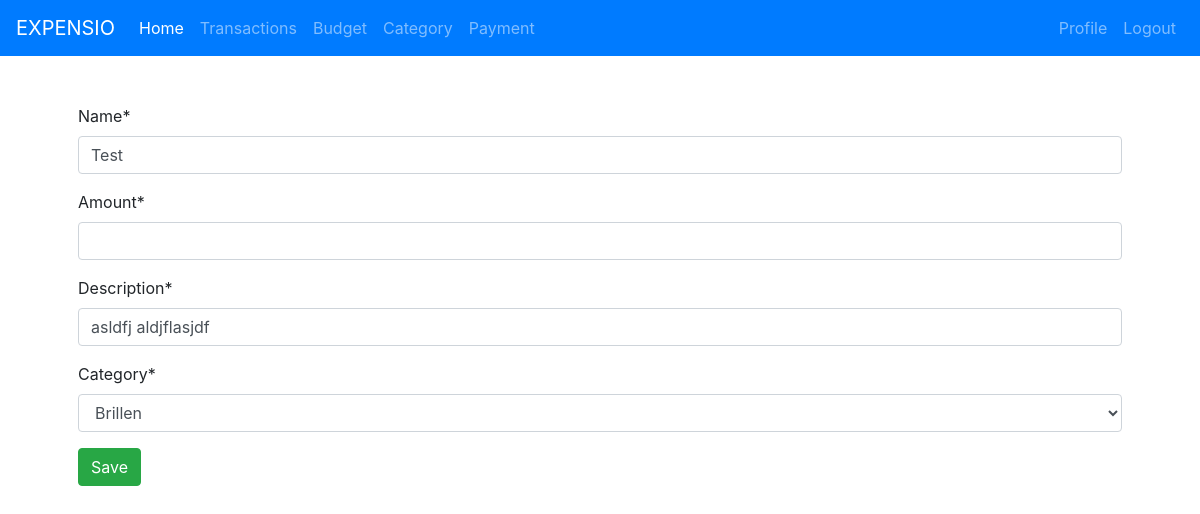
/budget/1/budgetedit (signed in), run on an earlier commit of the app's database.
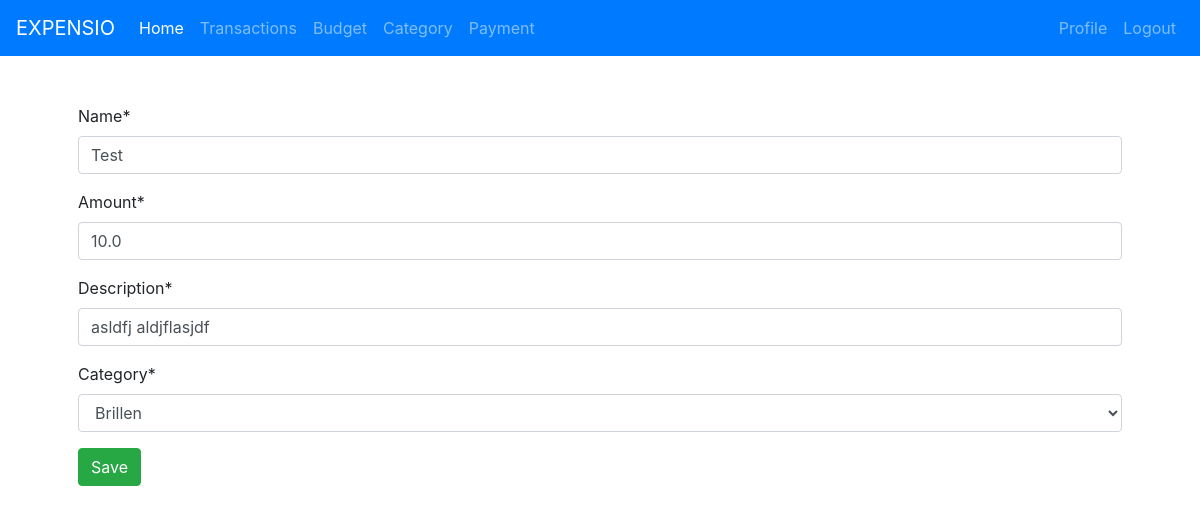
And on a later commit of the database.
### budget/models.py (models this page shows, shortened)
class Budget(models.Model):
    name = models.CharField(max_length=50)
    amount = models.FloatField(null=True)
    description = models.CharField(max_length=200)
    created_date = models.DateTimeField(auto_now_add=True)
    user = models.ForeignKey("auth.User", on_delete=models.CASCADE)
    category = models.ForeignKey(Category, on_delete=models.CASCADE, null=True)

### category/models.py (models this page shows, shortened)
class Category(models.Model):
    name = models.CharField(max_length=100)
    created_date = models.DateTimeField(auto_now_add=True)
    user = models.ForeignKey("auth.User", on_delete=models.CASCADE)
    """
    Returns self.name instead of object.object
    """
    def __str__(self):
        return str(self.name)

### budget/views.py (the view)
# urls.py: path("<int:pk>/budgetedit", BudgetEditView.as_view(), name="edit_budget"),
class BudgetEditView(UpdateView):
    model = Budget
    fields = ("name", "amount", "description", "category")
    success_url = "/budget"
    template_name = "budget_add.html"
    def get_form(self, *args, **kwargs):
        form = super(BudgetEditView, self).get_form(*args, **kwargs)
        form.fields["category"].queryset = Category.objects.filter(
            user=self.request.user
        )
        return form
    def get_object(self, *args, **kwargs):
        budget_found = super(BudgetEditView, self).get_object(
            *args, **kwargs
        )
        if not budget_found.user == self.request.user:
            raise Http404
        return budget_found

### templates/budget_add.html (shortened to what this page needs)
{% extends 'base.html' %}
{% load crispy_forms_tags %}
{% block content %}
    <form method="post">
        {{ form | crispy }}
        <button type="submit" class="btn btn-success">Save</button>
    </form>
{% endblock %}

What changed in the data, as far as the page shows it:
changed Budget "asldfj aldjflasjdf": amount (not shown) → "10.0"
